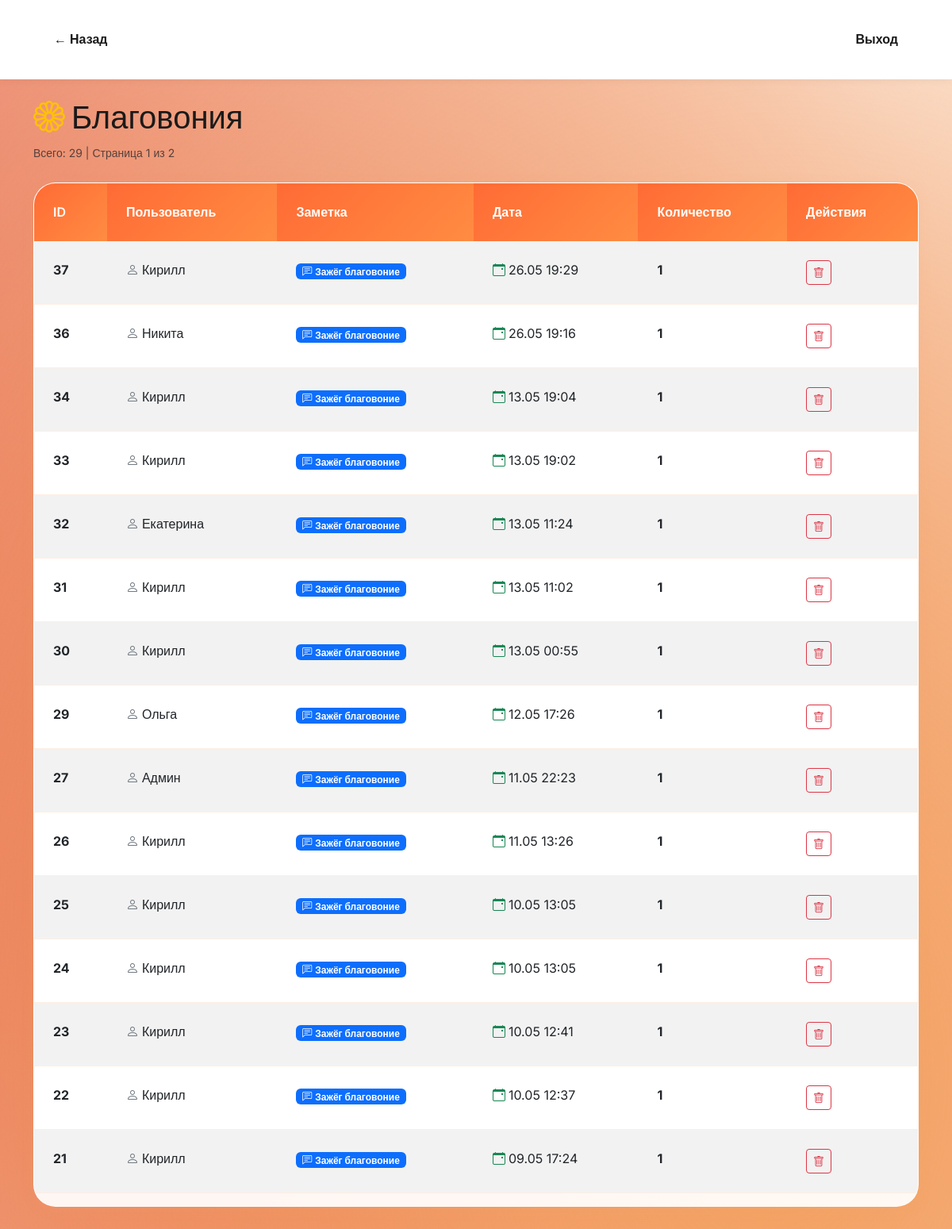
Page /admin/incense.php (signed in) on the committed database.
### tables this page shows
CREATE TABLE `incense` (
  `id` int NOT NULL,
  `user_id` int NOT NULL,
  `message` text NOT NULL,
  `created_at` datetime DEFAULT CURRENT_TIMESTAMP,
  `count` int DEFAULT '0'
);

CREATE TABLE `users` (
  `id` int NOT NULL,
  `name` varchar(50) NOT NULL,
  `email` varchar(50) NOT NULL,
  `phone` varchar(50) NOT NULL,
  `city` varchar(50) NOT NULL,
  `password_hash` varchar(255) NOT NULL,
  `role` varchar(20) DEFAULT 'user',
  `status` enum('pending','active','blocked') DEFAULT 'pending',
  `avatar` varchar(100) NOT NULL DEFAULT 'avatar1.jpg',
  `created_at` timestamp NULL DEFAULT CURRENT_TIMESTAMP,
  `verified` tinyint(1) DEFAULT '0',
  `verify_token` varchar(64) DEFAULT NULL
);

### admin/incense.php (the view, shortened to what this page needs)
<?php
$conn = connect();
$page = (int)($_GET['page'] ?? 1);
$per_page = 15;
$offset = ($page - 1) * $per_page;
$total_stmt = mysqli_prepare($conn, "SELECT COUNT(*) as total FROM incense");
mysqli_stmt_execute($total_stmt);
$total = mysqli_fetch_assoc(mysqli_stmt_get_result($total_stmt))['total'];
$total_pages = max(1, ceil($total / $per_page));
$stmt = mysqli_prepare($conn, "SELECT i.*, u.name
    FROM incense i
    JOIN users u ON i.user_id = u.id
    ORDER BY i.created_at DESC LIMIT ? OFFSET ?");
mysqli_stmt_bind_param($stmt, "ii", $per_page, $offset);
mysqli_stmt_execute($stmt);
$result = mysqli_stmt_get_result($stmt);
$incense = [];
while ($row = mysqli_fetch_assoc($result)) {
    $incense[] = $row;
}
?>
<!DOCTYPE html>
<html lang="ru">
<head>
    <link href="https://cdn.jsdelivr.net/npm/bootstrap@5.3.0/dist/css/bootstrap.min.css" rel="stylesheet">
    <link href="https://cdn.jsdelivr.net/npm/bootstrap-icons@1.11.0/font/bootstrap-icons.css" rel="stylesheet">
    <link rel="stylesheet" href="../assets/css/admin.css">
</head>
<body class="bg-light">
    <nav class="navbar">
        <div class="container">
            <div class="navbar-back"><a href="index.php">← Назад</a></div>
            <div class="navbar-logout"><a href="../actions/logout.php">Выход</a></div>
        </div>
    </nav>
    <div class="container mt-4">
        <div class="d-flex justify-content-between align-items-center mb-4">
            <div>
                <h1><i class="bi bi-flower1 text-warning me-2"></i>Благовония</h1>
                <small class="text-muted">Всего: <?= $total ?> | Страница <?= $page ?> из <?= $total_pages ?></small>
            </div>
        </div>
        <div class="table-container">
            <div class="table-responsive">
                <table class="table table-striped table-hover">
                    <thead class="table-dark">
                        <tr>
                            <th>ID</th>
                            <th>Пользователь</th>
                            <th>Заметка</th>
                            <th>Дата</th>
                            <th>Количество</th>
                            <th>Действия</th>
                        </tr>
                    </thead>
                    <tbody>
                        <?php if (empty($incense)): ?>
                            <tr>
                                <td colspan="6" class="text-center py-5 text-muted">
                                    <i class="bi bi-flower1 fs-1 mb-3 opacity-50"></i>
                                    Благовония не найдены
                                </td>
                            </tr>
                        <?php else: ?>
                            <?php foreach ($incense as $i): ?>
                                <tr>
                                    <td><strong><?= $i['id'] ?></strong></td>
                                    <td><i class="bi bi-person me-1 text-secondary"></i><?= htmlspecialchars($i['name']) ?></td>
                                    <td><span class="badge bg-primary"><i class="bi bi-chat-left-text me-1"></i><?= htmlspecialchars($i['message']) ?></span></td>
                                    <td><i class="bi bi-calendar-event me-1 text-success"></i><?= date('d.m H:i', strtotime($i['created_at'])) ?></td>
                                    <td><strong><?= $i['count'] ?></strong></td>
                                    <td>
                                        <a href="?delete=<?= $i['id'] ?>" class="btn btn-outline-danger btn-sm" onclick="return confirm('Удалить «<?= htmlspecialchars($i['message']) ?>» (#<?= $i['id'] ?>)?')" title="Удалить">
                                            <i class="bi bi-trash"></i>
                                        </a>
                                    </td>
                                </tr>
                            <?php endforeach; ?>
                        <?php endif; ?>
                    </tbody>
                </table>
            </div>
        </div>
    </div>
</body>
</html>

### assets/css/admin.css (style rules this page uses)
:root { --orange-light: #FF8C42; --orange-dark: #FF6B35; --white: #FFFFFF; --text-dark: #1A1A1A; --text-light: #4b5563; --text-secondary: #6b7280; --glass-bg: rgba(255, 255, 255, 0.92); --glass-border: rgba(255, 255, 255, 0.7); --btn-shadow: 0 4px 16px rgba(244, 162, 97, 0.16); --gradient-bg: radial-gradient(at 81.4% 87.2%, hsla(26.5, 87%, 67%, 0.2) 0%, transparent 50%), radial-gradient(at 27.3% 73.8%, hsla(12, 76%, 61%, 0.2) 0%, transparent 50%); }
* { box-sizing: border-box; }
body { margin: 0; font-family: "Inter", sans-serif; background-image: radial-gradient(at 81.41585559577926% 87.24152011479555%, hsla(26.530612244897956, 86.98224852071009%, 66.86274509803923%, 1) 0%, hsla(26.530612244897956, 86.98224852071009%, 66.86274509803923%, 0) 100%), radial-gradient(at 27.325489547761283% 73.79934093135628%, hsla(12.000000000000002, 75.75757575757575%, 61.1764705882353%, 1) 0%, hsla(12.000000000000002, 75.75757575757575%, 61.1764705882353%, 0) 100%), radial-gradient(at 93.6572444855945% 1.4726311627847433%, hsla(0, 0%, 100%, 1) 0%, hsla(0, 0%, 100%, 0) 100%), radial-gradient(at 75.2353388571488% 48.14849472457675%, hsla(26.530612244897956, 86.98224852071009%, 66.86274509803923%, 1) 0%, hsla(26.530612244897956, 86.98224852071009%, 66.86274509803923%, 0) 100%), radial-gradient(at 10.995361390066938% 17.215393127398826%, hsla(12.000000000000002, 75.75757575757575%, 61.1764705882353%, 1) 0%, hsla(12.000000000000002, 75.75757575757575%, 61.1764705882353%, 0) 100%), radial-gradient(at 98.29202156447458% 53.08145861590824%, hsla(0, 0%, 100%, 1) 0%, hsla(0, 0%, 100%, 0) 100%), radial-gradient(at 35.757597791618714% 28.866688018981467%, hsla(26.530612244897956, 86.98224852071009%, 66.86274509803923%, 1) 0%, hsla(26.530612244897956, 86.98224852071009%, 66.86274509803923%, 0) 100%), radial-gradient(at 87.87554192602587% 28.350994031499443%, hsla(12.000000000000002, 75.75757575757575%, 61.1764705882353%, 1) 0%, hsla(12.000000000000002, 75.75757575757575%, 61.1764705882353%, 0) 100%), radial-gradient(at 69.21266343967773% 90.97332350371691%, hsla(0, 0%, 100%, 1) 0%, hsla(0, 0%, 100%, 0) 100%), radial-gradient(at 94.63200547956538% 88.4201213723785%, hsla(26.530612244897956, 86.98224852071009%, 66.86274509803923%, 1) 0%, hsla(26.530612244897956, 86.98224852071009%, 66.86274509803923%, 0) 100%); color: var(--text-dark); line-height: 1.6; position: relative; }
.table-responsive { max-height: 70vh; overflow-y: auto; }
.table th { position: sticky; top: 0; z-index: 10; background: linear-gradient(135deg, var(--orange-dark), var(--orange-light)) !important; color: white !important; }
.navbar { display: flex; justify-content: center; background: var(--white); padding: 1rem 2rem; box-shadow: 0 2px 10px rgba(0, 0, 0, 0.05); font-family: "Inter", sans-serif; min-height: 100px; }
nav .container { max-width: 1200px; }
.navbar-logout a { padding: 1rem 1.5rem; border-radius: 12px; transition: all 0.25s ease; font-weight: 600; font-size: 1rem; color: var(--text-dark); text-decoration: none; }
.navbar-back a { padding: 1rem 1.5rem; border-radius: 12px; transition: all 0.25s ease; font-weight: 600; font-size: 1rem; color: var(--text-dark); text-decoration: none; }
.table-container { background: var(--glass-bg) !important; backdrop-filter: blur(24px) !important; border: 1px solid var(--glass-border) !important; border-radius: 28px !important; box-shadow: var(--btn-shadow) !important; overflow: hidden !important; margin-bottom: 2rem !important; }
.table thead th { background: linear-gradient(135deg, var(--orange-dark), var(--orange-light)) !important; color: white !important; font-weight: 600 !important; padding: 1.5rem 1.5rem !important; border: none !important; }
.table td { padding: 1.5rem !important; border-bottom: 1px solid rgba(255, 140, 66, 0.15) !important; }

### admin/incense.php (style rules this page uses)
.table-responsive { max-height: calc(100vh - 220px); overflow: auto; }
.table th { position: sticky; top: 0; z-index: 10; background: linear-gradient(135deg, var(--orange-dark), var(--orange-light)) !important; color: white !important; font-weight: 600; }

### rows in the picture
incense: id "37", user.name "Кирилл", message "Зажёг благовоние", created_at "26.05 19:29", count "1"
incense: id "36", user.name "Никита", message "Зажёг благовоние", created_at "26.05 19:16", count "1"
incense: id "34", user.name "Кирилл", message "Зажёг благовоние", created_at "13.05 19:04", count "1"
incense: id "33", user.name "Кирилл", message "Зажёг благовоние", created_at "13.05 19:02", count "1"
incense: id "32", user.name "Екатерина", message "Зажёг благовоние", created_at "13.05 11:24", count "1"
incense: id "31", user.name "Кирилл", message "Зажёг благовоние", created_at "13.05 11:02", count "1"
incense: id "30", user.name "Кирилл", message "Зажёг благовоние", created_at "13.05 00:55", count "1"
incense: id "29", user.name "Ольга", message "Зажёг благовоние", created_at "12.05 17:26", count "1"
incense: id "27", user.name "Админ", message "Зажёг благовоние", created_at "11.05 22:23", count "1"
incense: id "26", user.name "Кирилл", message "Зажёг благовоние", created_at "11.05 13:26", count "1"
incense: id "25", user.name "Кирилл", message "Зажёг благовоние", created_at "10.05 13:05", count "1"
incense: id "24", user.name "Кирилл", message "Зажёг благовоние", created_at "10.05 13:05", count "1"
incense: id "23", user.name "Кирилл", message "Зажёг благовоние", created_at "10.05 12:41", count "1"
incense: id "22", user.name "Кирилл", message "Зажёг благовоние", created_at "10.05 12:37", count "1"
incense: id "21", user.name "Кирилл", message "Зажёг благовоние", created_at "09.05 17:24", count "1"

### other values in the picture
$total "29"
$page "1"
$total_pages "2"
